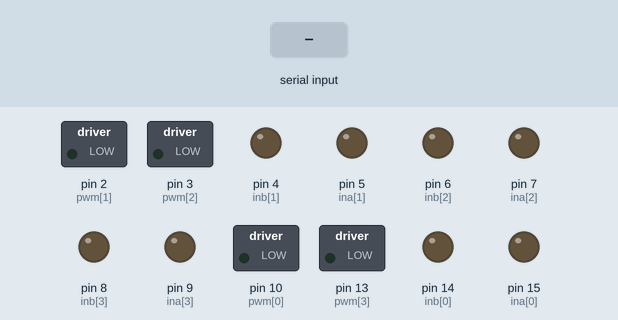
This sketch was run on a simulated Arduino Uno, built with avr-gcc and run on an emulated ATmega328P. Parts: switched loads named in the sketch (green lamp = pin HIGH), output pins drawn as LEDs (lit = HIGH). The test bench sets the inputs (shaded band). What the sketch prints to the serial monitor is not drawn.

Above: at 1.2 s.
1.3 s: "90,45,200\n" received over Serial
At 2.5 s:
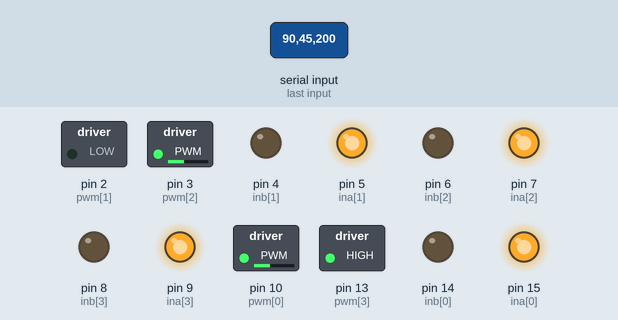
2.8 s: "30,150,10\n" received over Serial
At 3.6 s:
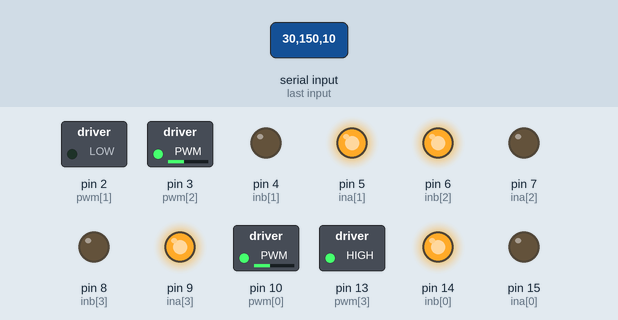
4.3 s: "1,90,45\n" received over Serial
At 4.8 s:
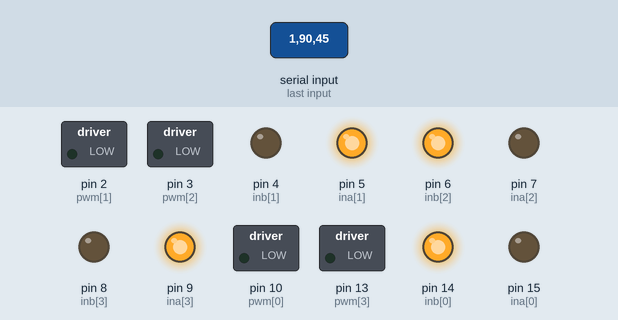
5.8 s: "90,45,200\n" received over Serial
At 7.0 s:
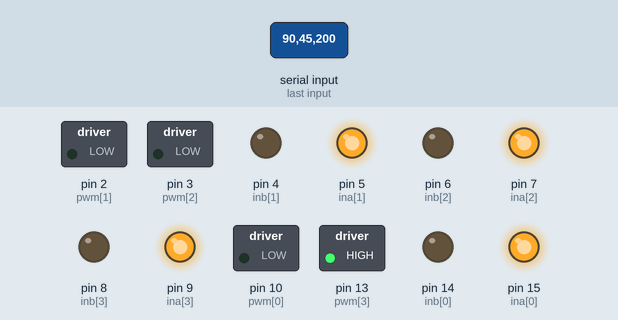
7.3 s: "STOP\n" received over Serial
At 8.1 s:
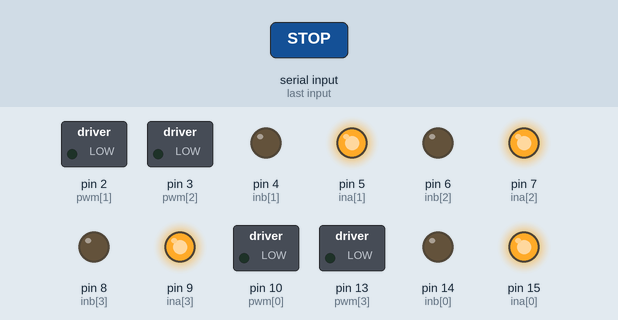
8.8 s: "STOP,1\n" received over Serial
At 9.4 s:
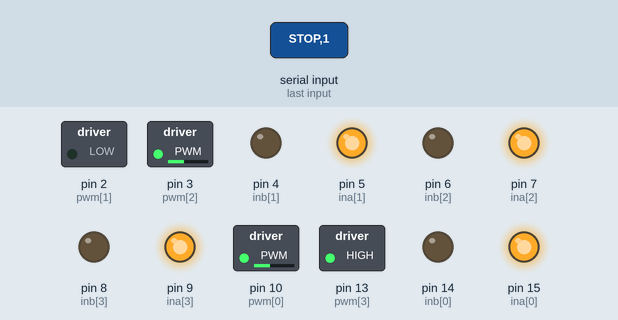
Timing chart, 0 to 11.3 s (numbered marks = the images above; inputs shaded):
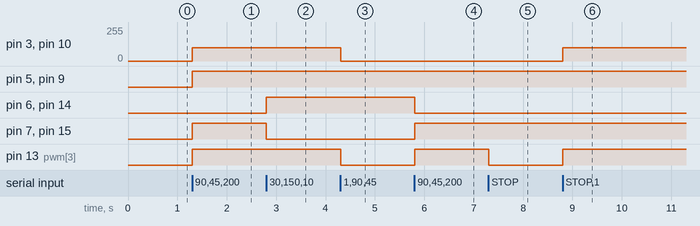

Measured:
- after the input at 1.3 s, pin 3 (pwm[2]), pin 10 (pwm[0]): 0/255 → 100/255 at once; pin 5 (ina[1]), pin 7 (ina[2]), pin 9 (ina[3]), pin 13 (pwm[3]), pin 15 (ina[0]): LOW → HIGH at once
- after the input at 2.8 s, pin 6 (inb[2]), pin 14 (inb[0]): LOW → HIGH at once; pin 7 (ina[2]), pin 15 (ina[0]): HIGH → LOW at once
- after the input at 4.3 s, pin 3 (pwm[2]), pin 10 (pwm[0]): 100/255 → 0/255 at once; pin 13 (pwm[3]): HIGH → LOW at once
- after the input at 5.8 s, pin 6 (inb[2]), pin 14 (inb[0]): HIGH → LOW at once; pin 7 (ina[2]), pin 13 (pwm[3]), pin 15 (ina[0]): LOW → HIGH at once
- after the input at 7.3 s, pin 13 (pwm[3]): HIGH → LOW at once
- after the input at 8.8 s, pin 3 (pwm[2]), pin 10 (pwm[0]): 0/255 → 100/255 at once; pin 13 (pwm[3]): LOW → HIGH at once

The sketch:

pidcu.ino
```cpp
#include "I2Cdev.h"
#include "MPU6050_6Axis_MotionApps20.h"
#include <Arduino.h>

MPU6050 mpu;

#define EARTH_GRAVITY_MS2 9.80665  // m/s²
#define DEG_TO_RAD        0.017453292519943295769236907684886
#define RAD_TO_DEG        57.295779513082320876798154814105

const byte pwm[] = {10, 2, 3, 13};
const byte inb[] = {14, 4, 6, 8};
const byte ina[] = {15, 5, 7, 9};
const byte encdA[] = {18, 19, 20, 21};


#define r 0.75
#define pi 3.14159265359
//float vx = 0, vy = 0, w = 0;
float L = 0.13;

float kp_ex = 0.5, ki_ex = 0.003, kd_ex = -0.001;
float kp_ey = 0.5, ki_ey = 0.003, kd_ey = -0.001;
float kp_eth = 0.1, ki_eth = 0.0005, kd_eth = -0.001;
float error_ex, error_prevex = 0, integ_ex, integ_prevex = 0;

float error_ey, error_prevey = 0, integ_ey, integ_prevey = 0;
float error_eth, error_preveth = 0, integ_eth, integ_preveth = 0;
float ex1 = 0, ey1 = 0,eth1=0;

float kp1=0.4, ki1=0.2, kd1=0.2;
float kp2=0.4, ki2=0.2, kd2=0.2;
float kp3=0.8, ki3=0.8, kd3=0;
float kp4=0.8, ki4=0.5, kd4=0;
float theta_now1 = 0, theta_prev1 = 0;
float theta_now2 = 0, theta_prev2 = 0;
float theta_now3 = 0, theta_prev3 = 0;
float theta_now4 = 0, theta_prev4 = 0;

float xd_dot, yd_dot, xd = 1, yd = -1,thetad=0;


//float x = 0, y = 0;

float vx = 0, vy = 0, w = 0;
float ui1 = 0, ui2 = 0, ui3 = 0, ui4 = 0;
float t = 0;
float dt = 0.1;
float dt1 = 0.095;

int PWMval1 = 0, PWMval2 = 0, PWMval3 = 0, PWMval4 = 0;
float motorSpeed1 = 0, motorSpeed2 = 0, motorSpeed3 = 0, motorSpeed4 = 0;
float RPM_input1 = 0, RPM_input2 = 0, RPM_input3 = 0, RPM_input4 = 0;

float error_now1, error_prev1 = 0, integ_now1, integ_prev1 = 0;
float error_now2, error_prev2 = 0, integ_now2, integ_prev2 = 0;
float error_now3, error_prev3 = 0, integ_now3, integ_prev3 = 0;
float error_now4, error_prev4 = 0, integ_now4, integ_prev4 = 0;
float Vmin = 0.01, Vmax = 5;
float PID_DC1, PID_DC2, PID_DC3, PID_DC4;
long encoderCount_prev1 = 0;
long encoderCount_prev2 = 0;
long encoderCount_prev3 = 0;
long encoderCount_prev4 = 0;

// unsigned long count1a, count2a, count3a, count4a;
double v1,v2,v3,v4;
// float dt;
float ex=0, ey=0, eth=0, yaw=0;
volatile unsigned long count1a, count2a, count3a, count4a;
// double  Vmax = 24, Vmin = 0.01;
uint8_t FIFOBuffer[64];
Quaternion q;
VectorInt16 aaWorld, ggWorld;
VectorFloat gravity;
bool DMPReady = false;


String inputString = "";     // Chuỗi lưu dữ liệu nhận được
bool stringComplete = false; // Cờ đánh dấu chuỗi đã hoàn chỉnh

void processCommand(String command); // Khai báo hàm


void setup() {
// Thiết lập MPU6050
  // Wire.begin();
  // Wire.setClock(400000);
  Serial.begin(115200);

  // mpu.initialize();
  // if (!mpu.testConnection()) {
  //   while (true);  // Dừng nếu kết nối MPU6050 thất bại
  // }

  // if (mpu.dmpInitialize() == 0) {
  //   mpu.CalibrateAccel(6);
  //   mpu.CalibrateGyro(6);
  //   mpu.setDMPEnabled(true);
  //   DMPReady = true;
  // }

  // Thiết lập các chân điều khiển động cơ
  for (int i = 0; i <= 3; i++) {
    pinMode(pwm[i], OUTPUT);
    pinMode(ina[i], OUTPUT);
    pinMode(inb[i], OUTPUT);
  }

  // Thiết lập ngắt encoder
  attachInterrupt(digitalPinToInterrupt(encdA[0]), encd1, RISING);
  attachInterrupt(digitalPinToInterrupt(encdA[1]), encd2, RISING);
  attachInterrupt(digitalPinToInterrupt(encdA[2]), encd3, RISING);
  attachInterrupt(digitalPinToInterrupt(encdA[3]), encd4, RISING);

  // delay(3000);
  stopMotors();
}

void loop() {
  if (Serial.available()) {
    String data = Serial.readStringUntil('\n');
    parseData(data);
    if (data == "STOP") {
      stopMotors();  // Dừng động cơ
      // delay(60000);
    }
    else {
     Serial.print("Đã nhận: ex = "); Serial.print(ex);
     Serial.print(", ey = "); Serial.print(ey);
     Serial.print(", eth = "); Serial.println(eth);

  // ex=0.1;
  // ey=0.0;
  // eth=0.00;


// if (ex>=0.05 && ex<= -0.05) {ex=0.05;}
// if (ey>=0.05 && ey<= -0.05) {ey=0.05;}
// if (eth>0.1) {eth=0.1;}
// if (eth<-0.1) {eth=-0.1;}
// if(ex<=0.01 && ey<=0.01){w=0.1*eth}
// else{  w=0.6*eth;}
  vx=2*ex;
  vy=2*ey;
  w=1*eth;

  donghoc();
  PID1();
  PID2();
  PID3();
  PID4();

    }

  }
  // else{
  //   stopMotors();
  // }


}

void processCommand(String command) {
  if (command == "STOP") {
    stopMotors();
  } else {
    Serial.println("Processing command: " + command);
  }
}


void parseData(String data) {
  data.trim();
  int firstComma = data.indexOf(',');
  int secondComma = data.indexOf(',', firstComma + 1);

  if (firstComma > 0 && secondComma > firstComma) {
    ex = data.substring(0, firstComma).toFloat();
    ey = data.substring(firstComma + 1, secondComma).toFloat();
    eth = data.substring(secondComma + 1).toFloat();
  }
}

void donghoc() {
  ui1 = (vx - vy - (w * L)) / r;
  ui2 = (vx + vy - (w * L)) / r;
  ui3 = (vx - vy + (w * L)) / r;
  ui4 = (vx + vy + (w * L)) / r;
}

void PID1() {
  RPM_input1 = abs(((ui1*r)/(pi*2*r))*60);
  //RPM_input1 = (((ui1*r)/(pi*2*r))*60);
  theta_now1 = count1a - encoderCount_prev1;
  encoderCount_prev1 = count1a;
  motorSpeed1 = (theta_now1) * 14 / (12 * 19.2 * (100 / 1000.0));
  if (ui1 > 0) {
    error_now1 = RPM_input1 - motorSpeed1;
  } else if (ui1 < 0) {
    error_now1 = RPM_input1 + motorSpeed1;
  }
  integ_now1 = integ_prev1 + (0.1 * (error_now1 + error_prev1) / 2);
  PID_DC1 = kp1*error_now1 + ki1*integ_now1 + (kd1*(error_now1 - error_prev1)/0.1);
  if (PID_DC1 > Vmax) {
    PID_DC1 = Vmax;
    integ_now1 = integ_prev1;
  }
  if (PID_DC1 < Vmin) {
    PID_DC1 = Vmin;
    integ_now1 = integ_prev1;
  }
  PWMval1 = int(100 * abs(PID_DC1) / Vmax);
  PWMval1=constrain(PWMval1,0,100);
  if (ui1 > 0) {
    digitalWrite(ina[0], HIGH);
    digitalWrite(inb[0], LOW);
    analogWrite(pwm[0], PWMval1);
  }
  if (ui1 < 0) {
    digitalWrite(ina[0], LOW);
    digitalWrite(inb[0], HIGH);
    analogWrite(pwm[0], PWMval1);
  }
  theta_prev1 = theta_now1;
  integ_prev1 = integ_now1;
  error_prev1 = error_now1;
}
void PID2() {
  RPM_input2 = abs(((ui2*r)/(pi*2*r))*60);
  //RPM_input2 = (((ui2*r)/(pi*2*r))*60);
  theta_now2 = count2a - encoderCount_prev2;
  encoderCount_prev2 = count2a;
  motorSpeed2 = (theta_now2) * 14 / (12 * 19.2 * (100 / 1000.0));
  if (ui2 > 0) {
    error_now2 = RPM_input2 - motorSpeed2;
  } else if (ui2 < 0) {
    error_now2 = RPM_input2 + motorSpeed2;
  }

  integ_now2 = integ_prev2 + (0.1 * (error_now2 + error_prev2) / 2);
  PID_DC2 = kp1*error_now2 + ki1*integ_now2 + (kd1*(error_now2 - error_prev2)/0.1);
  if (PID_DC2 > Vmax) {
    PID_DC2 = Vmax;
    integ_now2 = integ_prev2;
  }
  if (PID_DC2 < Vmin) {
    PID_DC2 = Vmin;
    integ_now2 = integ_prev2;
  }

  PWMval2 = int(100 * abs(PID_DC2) / Vmax);
  PWMval2=constrain(PWMval2,0,100);
if (ui2 > 0) {
    digitalWrite(ina[1], HIGH);
    digitalWrite(inb[1], LOW);
    analogWrite(pwm[1], PWMval2);
  }
  if (ui2 < 0) {
    digitalWrite(ina[1], LOW);
    digitalWrite(inb[1], HIGH);
    analogWrite(pwm[1], PWMval2);
  }
  theta_prev2 = theta_now2;
  integ_prev2 = integ_now2;
  error_prev2 = error_now2;
}
void PID3() {
  RPM_input3 = abs(((ui3*r)/(pi*2*r))*60);
  //RPM_input3 = (((ui3*r)/(pi*2*r))*60);
  theta_now3 = count3a - encoderCount_prev3;
  encoderCount_prev3 = count3a;
  motorSpeed3 = (theta_now3) * 14 / (12 * 19.2 * (100 / 1000.0));
  if (ui3 > 0) {
    error_now3 = RPM_input3 - motorSpeed3;
  } else if (ui3 < 0) {
    error_now3 = RPM_input3 + motorSpeed3;
  }
  integ_now3 = integ_prev3 + (0.1 * (error_now3 + error_prev3) / 2);
  PID_DC3 = kp1*error_now3 + ki1*integ_now3 + (kd1*(error_now3 - error_prev3)/0.1);
  if (PID_DC3 > Vmax) {
    PID_DC3 = Vmax;
    integ_now3 = integ_prev3;
  }
  if (PID_DC3 < Vmin) {
    PID_DC3 = Vmin;
    integ_now3 = integ_prev3;
  }

  PWMval3 = int(100 * abs(PID_DC3) / Vmax);
  PWMval3=constrain(PWMval3,0,100);
  if (ui3 > 0) {
    digitalWrite(ina[2], HIGH);
    digitalWrite(inb[2], LOW);
    analogWrite(pwm[2], PWMval3);
  }
  if (ui3 < 0) {
    digitalWrite(ina[2], LOW);
    digitalWrite(inb[2], HIGH);
    analogWrite(pwm[2], PWMval3);
  }
  theta_prev3 = theta_now3;
  integ_prev3 = integ_now3;
  error_prev3 = error_now3;
}
void PID4() {
  RPM_input4 = abs(((ui4*r)/(pi*2*r))*60);
  //RPM_input4 = (((ui4*r)/(pi*2*r))*60);
  theta_now4 = count4a - encoderCount_prev4;
  encoderCount_prev4 = count4a;
  motorSpeed4 = (theta_now4) * 14 / (12 * 19.2 * (100 / 1000.0));
  if (ui4 > 0) {
    error_now4 = RPM_input4 - motorSpeed4;
  } else if (ui4 < 0) {
    error_now4 = RPM_input4 + motorSpeed4;
  }
  integ_now4 = integ_prev4 + (0.1 * (error_now4 + error_prev4) / 2);
  PID_DC4 = kp1*error_now4 + ki1*integ_now4 + (kd1*(error_now4 - error_prev4)/0.1);
  if (PID_DC4 > Vmax) {
    PID_DC4 = Vmax;
    integ_now4 = integ_prev4;
  }
  if (PID_DC4 < Vmin) {
    PID_DC4 = Vmin;
    integ_now4 = integ_prev4;
  }

  PWMval4 = int(150 * abs(PID_DC4) / Vmax);
  PWMval4=constrain(PWMval4,0,150);
  if (ui4 > 0) {
    digitalWrite(ina[3], HIGH);
    digitalWrite(inb[3], LOW);
    analogWrite(pwm[3], PWMval4);
  }
  if (ui4 < 0) {
    digitalWrite(ina[3], LOW);
    digitalWrite(inb[3], HIGH);
    analogWrite(pwm[3], PWMval4);
  }
  theta_prev4 = theta_now4;
  integ_prev4 = integ_now4;
  error_prev4 = error_now4;
}

void handleEncoder(volatile unsigned long* count) {
  (*count)++;
}
void encd1() { handleEncoder(&count1a); }
void encd2() { handleEncoder(&count2a); }
void encd3() { handleEncoder(&count3a); }
void encd4() { handleEncoder(&count4a); }

void stopMotors() {
  analogWrite(pwm[0], 0);
  analogWrite(pwm[1], 0);
  analogWrite(pwm[2], 0);
  analogWrite(pwm[3], 0);
  Serial.println("Motors stopped!");
}
```
